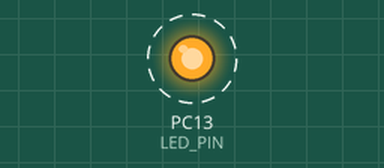
This sketch was run on a simulated STM32 Blue Pill. On the bench: output pins drawn as LEDs (lit = HIGH). Dashed ring = blinking.

Above: at 0.2 s.
Timing chart, 0 to 3.0 s (numbered marks = the images above):
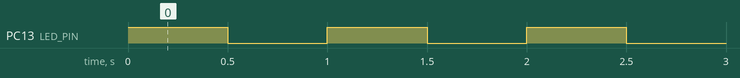

The sketch:

Blinky.ino
```cpp
/*

  Blinky
  Simplest example possible: programming an ARM Cortex-M3 STM32F103C8T6 Blue Pill board with the Arduino IDE

  For info and circuit diagrams see https://github.com/tardate/LittleArduinoProjects/tree/main/ARM/STM32F103C8T6/BluePill/Blinky

 */

const int LED_PIN=PC13;

void setup() {
  pinMode(LED_PIN, OUTPUT);
}

void loop() {
  static boolean output = HIGH;

  digitalWrite(LED_PIN, output);
  delay(500);

  output = !output;
}
```

Measured:
- by itself, PC13 (LED_PIN): alternates HIGH for 0.50 s and LOW for 0.50 s
